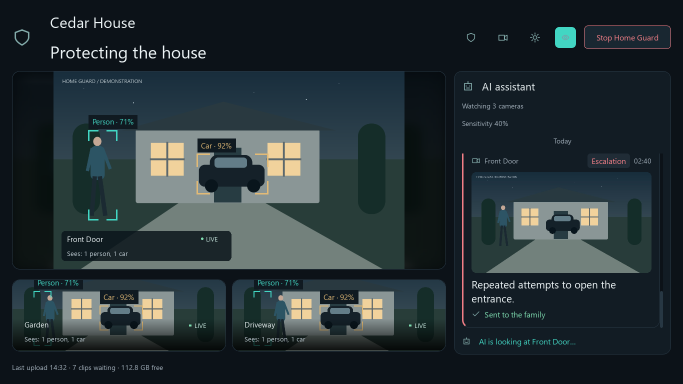
#> input picture home_guard_project/box/app/assets/proof/1366x768-detections.png, 1366 x 768 px (shown at 1/2 size)
$ python -i frame_check.py   (imports and definitions only)
#> lines starting #> are read from the running program, lines starting #| are printed output that depends on the picture
#> further down, picture is the input picture: shape (768, 1366, 3); mean B, G, R 53, 49.2, 38
"""Is the main stream's picture damaged? Each main-stream frame the Eye would see is checked against the sub stream at
the same moment (the same camera, the same view, a small stream that arrives whole).

2026-10-12: the 22:02 🔴 "a person in a hoodie covers the camera lens" was a woman at the door with a bag. Every one
of the 17 main-stream frames of her crop was broken (ghost copies of her, then a frozen grey field), while the sub
stream of the same seconds was clean. A sample of the day's alerts showed the same in about a third of them (purple
frames, ghost cars, smeared legs): the high-bitrate main stream loses pieces on the box's Wi-Fi link
("error while decoding MB ..., bytestream -8"; "hardware accelerator failed to decode picture"), the sub stream does
not. A damaged alert is described from the whole sub-stream frames instead: a little less detail, never a ghost.

The comparison: the crop's region of the main frame and of the sub frames nearest in time, both shrunk to 64x64 grey,
blurred, brightness-normalised; the share of pixels that differ by more than 0.8 standard deviations, at the best
sub frame. A whole frame scores 0.000-0.02 (a little more where someone moves fast); a damaged one 0.03-0.29.
"""
from __future__ import annotations

import logging
from typing import Any, Dict, List, Optional, Sequence, Tuple

import cv2
import numpy as np

log = logging.getLogger("box.frame_check")

SIZE = 64
CELL = 0.8              # a pixel differs when it is this many standard deviations off
FRAME_BAD = 0.05        # one frame this far from the sub stream is damaged
FRAME_ODD = 0.025       # ... and two frames this far are too
FLAT = 0.35             # a main region with under this share of the sub's contrast is a lost (flat) picture
MIN_CONTRAST = 6.0      # ... when the sub region has some contrast (grey levels, std) to lose
NEAR_SEC = 0.6          # the sub frames compared: those this close in time (else the nearest one)


def _small(image: np.ndarray) -> Optional[np.ndarray]:
    if image is None or image.size == 0 or min(image.shape[:2]) < 2:
        return None
    gray = image if image.ndim == 2 else cv2.cvtColor(image, cv2.COLOR_BGR2GRAY)
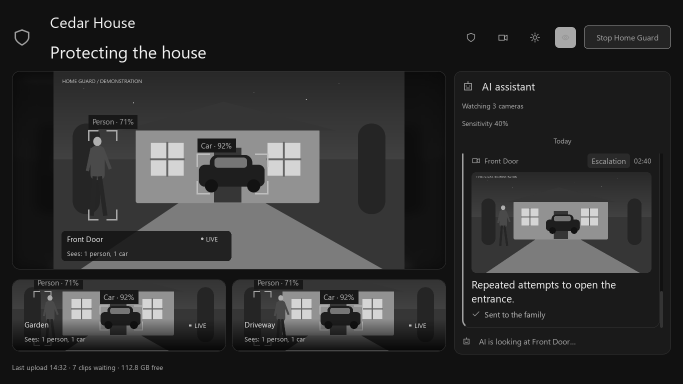
#> gray: shape (768, 1366) (shown at 1/2 size); min 7, max 242, mean 46.3
    g = cv2.resize(gray, (SIZE, SIZE), interpolation=cv2.INTER_AREA).astype(np.float32)
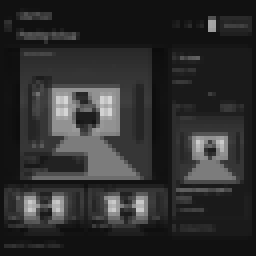
#> g: shape (64, 64) float32 (shown 4 times larger); min 12, max 213, mean 46.3
    g = cv2.GaussianBlur(g, (3, 3), 0)
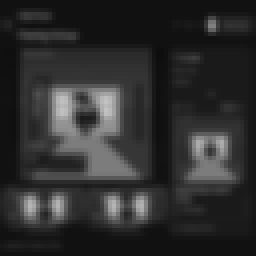
#> g: shape (64, 64) float32 (shown 4 times larger); min 13.56, max 194.1, mean 46.3
    return g


# [64 lines left out: functions _times, _region, scores, not called in this run]


def _norm(g: np.ndarray) -> np.ndarray:
    return (g - g.mean()) / (g.std() + 8.0)


# [6 lines left out: function _envelope, not called in this run]


def damaged(values: Sequence[float]) -> bool:
    return bool(values) and (max(values) >= FRAME_BAD or sum(v >= FRAME_ODD for v in values) >= 2)

>>> import cv2
>>> picture = cv2.imread('app/assets/proof/1366x768-detections.png')
>>> result = _small(picture)

$ run again, on home_guard_project/box/app/assets/proof/1920x1080-detections.png
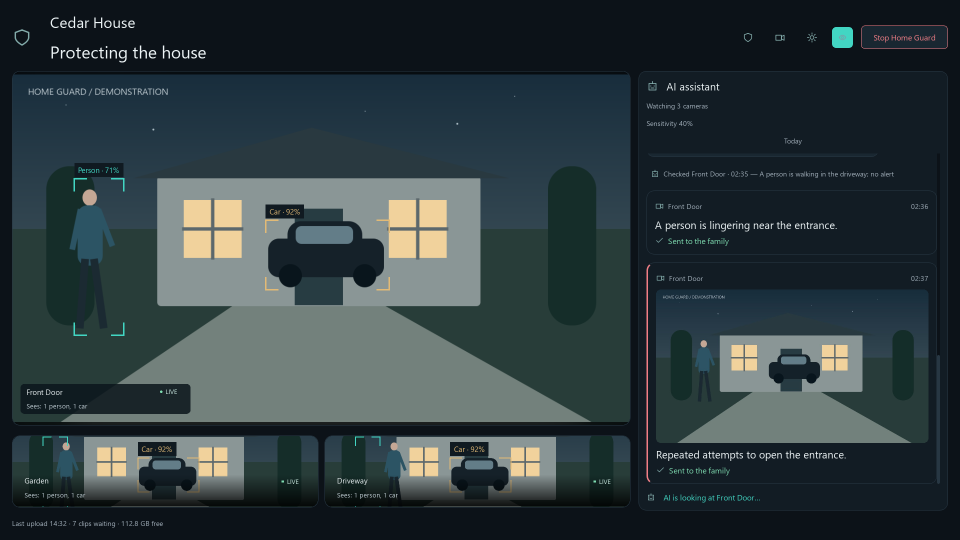
#> input picture home_guard_project/box/app/assets/proof/1920x1080-detections.png, 1920 x 1080 px (shown at 1/2 size)
#> picture is the input picture: shape (1080, 1920, 3); mean B, G, R 62.6, 59.3, 46.7
#> in _small, `gray = image if image.ndim == 2 else cv2.cvtColor(image, cv2.COLOR_BGR..`:
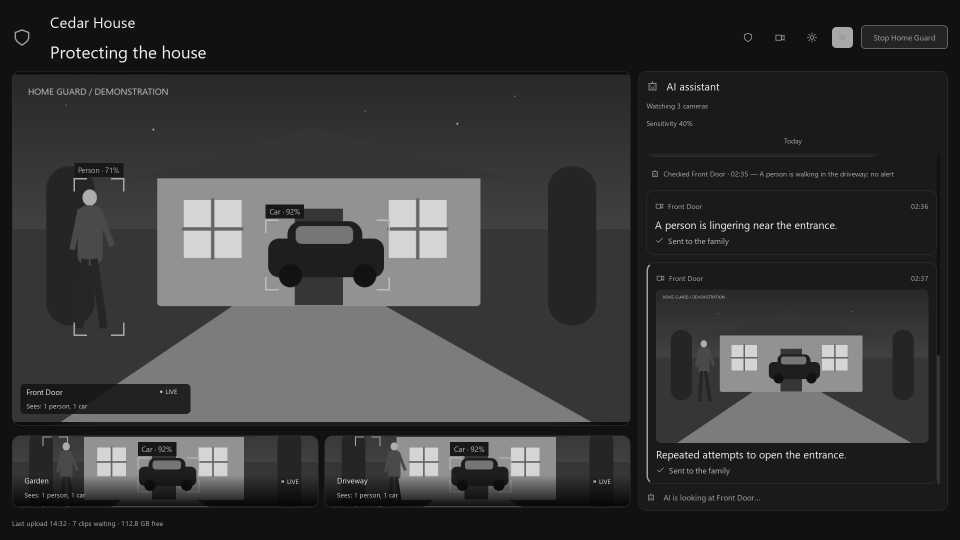
#> gray: shape (1080, 1920) (shown at 1/2 size); min 5, max 242, mean 55.9
#> in _small, `g = cv2.GaussianBlur(g, (3, 3), 0)`:
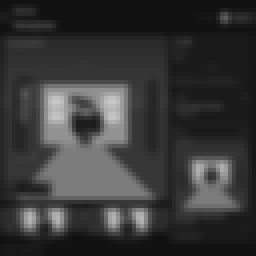
#> g: shape (64, 64) float32 (shown 4 times larger); min 15.5, max 201.4, mean 56

$ run again, on home_guard_project/box/app/assets/proof/1366x768-off-cameras.png
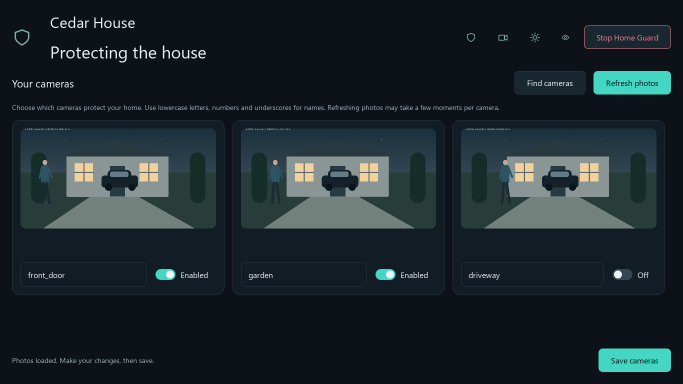
#> input picture home_guard_project/box/app/assets/proof/1366x768-off-cameras.png, 1366 x 768 px (shown at 1/2 size)
#> picture is the input picture: shape (768, 1366, 3); mean B, G, R 45, 40, 28.8
#> in _small, `gray = image if image.ndim == 2 else cv2.cvtColor(image, cv2.COLOR_BGR..`:
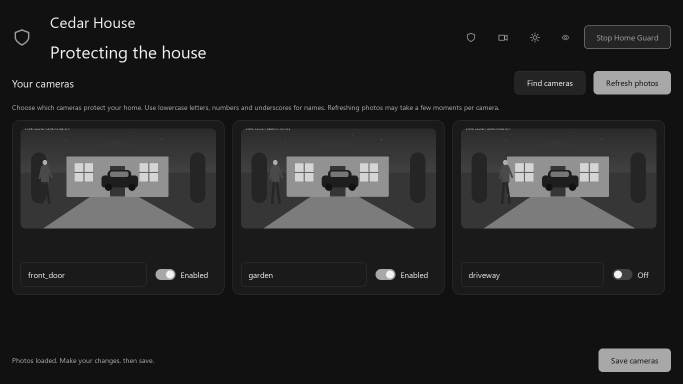
#> gray: shape (768, 1366) (shown at 1/2 size); min 17, max 242, mean 37.3
#> in _small, `g = cv2.GaussianBlur(g, (3, 3), 0)`:
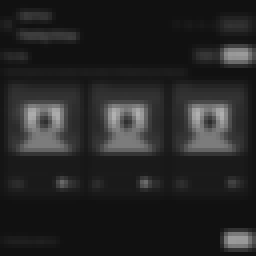
#> g: shape (64, 64) float32 (shown 4 times larger); min 17, max 177.5, mean 37.4

$ run again, on home_guard_project/box/app/assets/proof/1366x768-off-stage.png
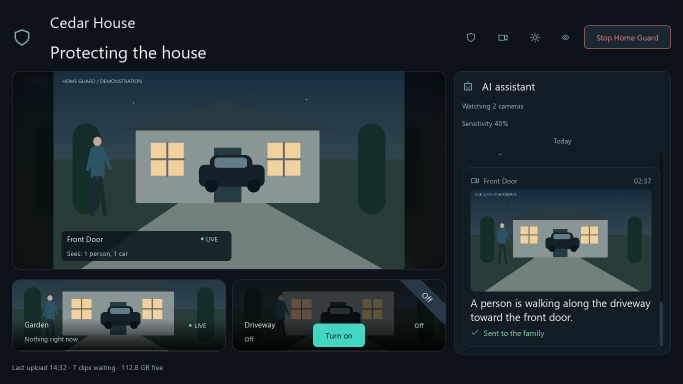
#> input picture home_guard_project/box/app/assets/proof/1366x768-off-stage.png, 1366 x 768 px (shown at 1/2 size)
#> picture is the input picture: shape (768, 1366, 3); mean B, G, R 51.7, 47.8, 36.5
#> in _small, `gray = image if image.ndim == 2 else cv2.cvtColor(image, cv2.COLOR_BGR..`:
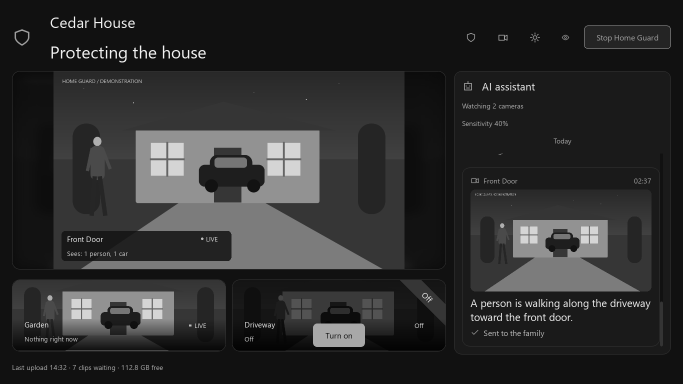
#> gray: shape (768, 1366) (shown at 1/2 size); min 3, max 242, mean 44.9
#> in _small, `g = cv2.GaussianBlur(g, (3, 3), 0)`:
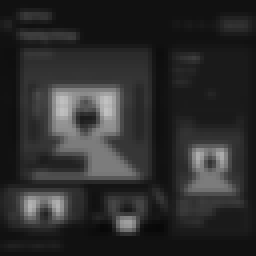
#> g: shape (64, 64) float32 (shown 4 times larger); min 8.06, max 193.8, mean 44.9
